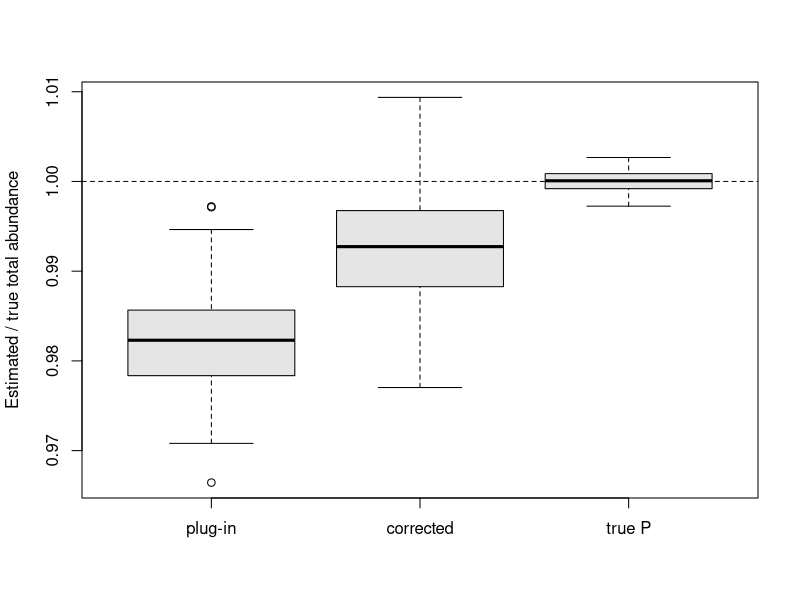

Generate this figure with R:
## ---- chunk 1
knitr::opts_chunk$set(collapse = TRUE, comment = "#>", fig.width = 7, fig.height = 4.5)
## ---- chunk 2
study <- read.csv("abundance-bias.csv", check.names = FALSE)
nrow(study)
## ---- chunk 3
totals <- study[c("total_plugin", "total_lognormal", "total_true_P")]
names(totals) <- c("plug-in", "corrected", "true P")
boxplot(totals, ylab = "Estimated / true total abundance", col = "grey90")
abline(h = 1, lty = 2)
## ---- chunk 4
summarise <- function(x) sprintf("%.3f (%.3f)", mean(x), sd(x))
sapply(totals, summarise)
## ---- chunk 5
quartiles <- sapply(c("plugin", "lognormal", "true_P"), function(est) {
  sapply(paste0("Q", 1:4, "_", est), function(v) mean(study[[v]]))
})
dimnames(quartiles) <- list(
  c("lowest P", "second", "third", "highest P"),
  c("plug-in", "corrected", "true P")
)
round(quartiles, 3)
## ---- chunk 6
c(
  sigma_visit = mean(study$sigma_visit),
  sigma_sample = mean(study$sigma_sample),
  slope = mean(study$slope),
  coverage_plugin = mean(study$coverage_plugin),
  coverage_corrected = mean(study$coverage_lognormal)
)
